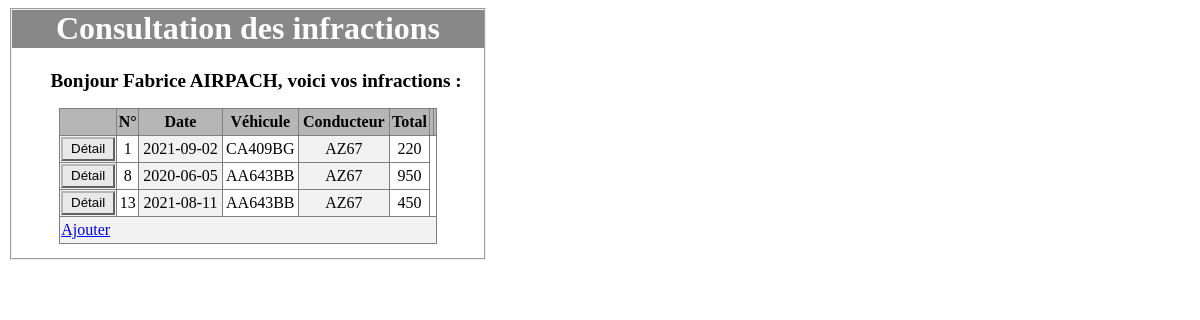
The page /controleur/page.php (signed in) on the database its author committed.
### tables this page shows
CREATE TABLE `conducteur` (
  `no_permis` varchar(4) NOT NULL,
  `date_permis` date NOT NULL,
  `nom` varchar(25) NOT NULL,
  `prenom` varchar(25) NOT NULL,
  `mdp` varchar(30) NOT NULL,
  PRIMARY KEY (`no_permis`)
);

CREATE TABLE `infraction` (
  `id_inf` int(11) NOT NULL,
  `date_inf` date NOT NULL,
  `no_immat` varchar(8) NOT NULL,
  `no_permis` varchar(4) DEFAULT NULL,
  PRIMARY KEY (`id_inf`)
);

### controleur/page.php (called while the page is built)
<?php
require_once("../modele/verification.php");
require_once("../modele/connexion.php");
require_once("../modele/requete.php");
$identite = "";
if($_SESSION["admin"] == true){
    $identite = "Administrateur";
    $var = $connexion -> execSQL($req_tout_admin);
}else{
    $identite = $connexion -> execSQL($req_np,[ ":login" => $_SESSION["id"]]);
    $var = $connexion -> execSQL($req_tout, [":login" => $_SESSION["id"]]);
    $identite = $identite[0]["prenom"] . " " . $identite[0]["nom"];
}
require_once("../vue/page.view.php");
?>

### modele/verification.php (called while the page is built, shortened)
<?php
require_once("../modele/connexion.php");
if($_SESSION["admin"] == true){
    $mode = "Gestion";
}
elseif(isset($_SESSION["id"])){
    $mode = "Consultation";
}
else{
    header("location: ../controleur/login.php");
}
?>

### modele/connexion.php (called while the page is built, shortened)
<?php
require_once("../modele/requete.php");
class Connexion{
    private $db;
    function __construct(){
        $db_config["SGBD"] = "mysql";
        $db_config["HOST"] = "devbdd.iutmetz.univ-lorraine.fr";
        $db_config["DB_NAME"] = "zell6u_infractions";
        $db_config["USER"] = "zell6u_appli";
        $db_config["PASSWORD"] = "32120430";
        try{
            $this -> db = new PDO($db_config['SGBD'] . ":host=" . $db_config["HOST"]
             . ";dbname=" . $db_config["DB_NAME"], $db_config["USER"], $db_config["PASSWORD"],
             array(PDO::MYSQL_ATTR_INIT_COMMAND => "SET NAMES utf8"));
        }
        catch(Exception $exception){
            die($exception->getMessage());
        }
    }
    function execSQL(string $req, array $valeurs=[]): array{
        try{
            $sql = $this->db->prepare($req);
            $sql->execute($valeurs);
            return $sql -> fetchAll(PDO::FETCH_ASSOC);
        }
        catch(Exception $exception){
            die($exception->getMessage());
            $sql=[];
        }
        return $sql;
    }
}
$connexion = new Connexion();
?>

### modele/requete.php (called while the page is built, shortened)
<?php
$req_tout =
"SELECT i.id_inf as 'inf', i.date_inf AS 'date', i.no_immat AS 'no_immat', i.no_permis as 'no_permis' , SUM(d.montant) AS 'total'
FROM comprend comp, delit d, infraction i
WHERE d.id_delit = comp.id_delit AND i.id_inf=comp.id_inf AND i.no_permis = :login
GROUP BY i.id_inf";
$req_np =
'SELECT nom, prenom
FROM conducteur
WHERE no_permis = :login';
?>

### vue/page.view.php (the view, shortened to what this page needs)
<!DOCTYPE html>
<html lang="en">
<head>
    <link rel="stylesheet" href="../vue/style/style_page.css">
</head>
<body>
    <fieldset>
        <h1>
            <?= $mode ?>
            des infractions
        </h1>
        <h2>
                Bonjour
            <?= $identite . "," ?>
            <?php
                if($identite == "Administrateur"){
                    echo "voici la liste des infractions :";
                }else{
                    echo "voici vos infractions :";
                }
            ?>
        </h2>
        <table border=1px solid black>
            <thead>
            <th id="detail"></th>
            <th>N°</th>
            <th>Date</th>
            <th>Véhicule</th>
            <th>Conducteur</th>
            <th>Total</th>
            <th id="modifier"></th>
            <th id="supprimer"></th>
            </thead>
            <tbody>
            <form method="POST" action>
                <?php
                foreach ($var as $key => $value) {
                    echo "<tr>";
                    echo "<td>" . "<input type=submit class='bouton_bleu' value='Détail'>";
                    echo "</td>";
                    echo "<td>" . $value["inf"] . "</td>";
                    echo "<td>" . $value["date"] . "</td>";
                    echo "<td>" . $value["no_immat"] . "</td>";
                    echo "<td>" . $value["no_permis"] . "</td>";
                    echo "<td>" . $value["total"] . "</td>";
                    echo "</tr>";
                }
                ?>
            </form>
            </tbody>
            <tfoot>
            <td colspan=100%><a href="../vue/ajouter.view.php">Ajouter</a></td>
            </tfoot>
        </table>
    </fieldset>
</body>
</html>

### vue/style/style_page.css (style rules this page uses)
h1 { background-color: #888888; font-size: 2em; height: 1.2em; color: #FFFFFF; text-align: center; margin-top: 0; }
fieldset { padding: 0; padding-bottom: 3%; }
h2 { font-size: 1.2em; margin-left: 2em; }
body { width: 40%; }
table { width: 80%; border-collapse: collapse; margin: auto; }
tbody { text-align: center; }
th { background-color: #b6b6b6; height: 1.5em; }
td { height: 1.5em; }
input { text-align: center; width: 100%; height: 100%; border-color: #b6b6b6; background-color: #e2e2e280; }
td:nth-child(odd) { background-color: #f2f2f2; }

### rows shown on the page
conducteur: identite "Fabrice AIRPACH"
infraction: id_inf "1", date_inf "2021-09-02", no_immat "CA409BG", no_permis "AZ67", total "220"
infraction: id_inf "8", date_inf "2020-06-05", no_immat "AA643BB", no_permis "AZ67", total "950"
infraction: id_inf "13", date_inf "2021-08-11", no_immat "AA643BB", no_permis "AZ67", total "450"

### other values the page prints
$mode "Consultation"
